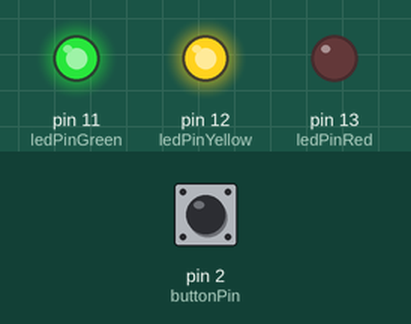
The sketch below on a simulated Arduino Uno, built with avr-gcc and run on an emulated ATmega328P. On the bench: output pins drawn as LEDs (lit = HIGH). The inputs (shaded band) are chosen by the test bench; at power-on: pin 2 (buttonPin) HIGH.

Above: at 1.2 s.
1.3 s: pin 2 (buttonPin) pulled LOW for 1 s
At 3.3 s:
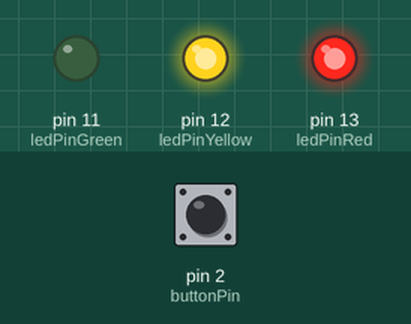
3.8 s: pin 2 (buttonPin) pulled LOW for 3.2 s
At 6.0 s:
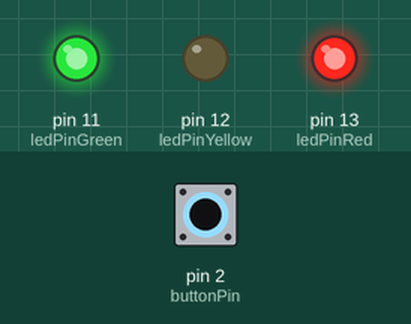
8.5 s: pin 2 (buttonPin) pulled LOW for 0.15 s
At 9.2 s:
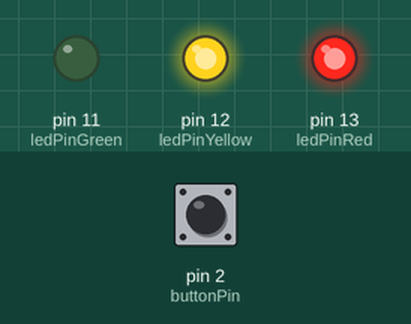
Timing chart, 0 to 11.5 s (numbered marks = the images above; inputs shaded):
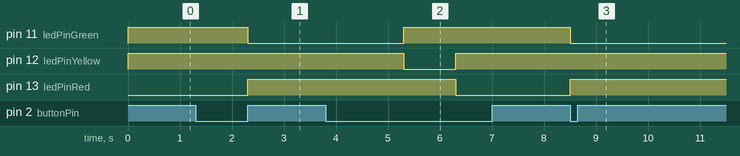

The sketch:

traffic_lihht_button.ino
```cpp
const int ledPinRed = 13;      // Pin for red LED
const int ledPinYellow = 12;   // Pin for yellow LED
const int ledPinGreen = 11;    // Pin for green LED
const int buttonPin = 2;       // Pin for button

int buttonState = 0;           // Variable to store button state
bool isButtonClicked = false;  // Flag to track if button was clicked
unsigned long previousTime = 0; // Stores last time reference
int state = 0;  // 0 = red, 1 = green, 2 = yellow

void setup() {
  pinMode(ledPinRed, OUTPUT);
  pinMode(ledPinYellow, OUTPUT);
  pinMode(ledPinGreen, OUTPUT);
  pinMode(buttonPin, INPUT);

  digitalWrite(ledPinRed, LOW);
  digitalWrite(ledPinYellow, HIGH);
  digitalWrite(ledPinGreen, HIGH);
}

void loop() {
  buttonState = digitalRead(buttonPin); // Read button state

  // Check if button is pressed (LOW) and not already handled
  if(buttonState == LOW && !isButtonClicked){
    state = 0;                     // Reset to initial state (red)
    previousTime = millis();       // Store current time
    isButtonClicked = true;        // Mark button as handled
  }

  // Continue sequence while button is held
  if(digitalRead(buttonPin)== LOW){
    unsigned long currentTime = millis(); // Get current time

    // After 1 second in state 0  switch to state 1 (green)
    if(state == 0 && currentTime - previousTime >= 1000){
      state = 1;
      previousTime = currentTime;
      digitalWrite(ledPinRed, HIGH);     // Red OFF (assuming active LOW logic)
      digitalWrite(ledPinYellow, HIGH);  // Yellow OFF
      digitalWrite(ledPinGreen, LOW);    // Green ON
    }

    // After 3 seconds in state 1  switch to state 2 (yellow)
    if(state == 1 && currentTime - previousTime >= 3000){
      state = 2;
      previousTime = currentTime;
      digitalWrite(ledPinRed, HIGH);     // Red OFF
      digitalWrite(ledPinYellow, LOW);   // Yellow ON
      digitalWrite(ledPinGreen, HIGH);   // Green OFF
    }

    // After 1 second in state 2  reset system
    if(state == 2 && currentTime - previousTime >= 1000){
      isButtonClicked = false;           // Allow button to be pressed again
      digitalWrite(ledPinRed, LOW);      // Red ON
      digitalWrite(ledPinYellow, HIGH);  // Yellow OFF
      digitalWrite(ledPinGreen, HIGH);   // Green OFF
    }
  }
}
```

Measured:
- after the input at 1.3 s, pin 11 (ledPinGreen): HIGH → LOW after 1.0 s; pin 13 (ledPinRed): LOW → HIGH after 1.0 s
- after the input at 3.8 s, pin 11 (ledPinGreen): LOW → HIGH after 1.5 s; pin 12 (ledPinYellow): HIGH → LOW after 1.5 s, → HIGH 1.0 s later; pin 13 (ledPinRed): HIGH → LOW after 2.5 s
- after the input at 8.5 s, pin 11 (ledPinGreen): HIGH → LOW at once; pin 13 (ledPinRed): LOW → HIGH at once
